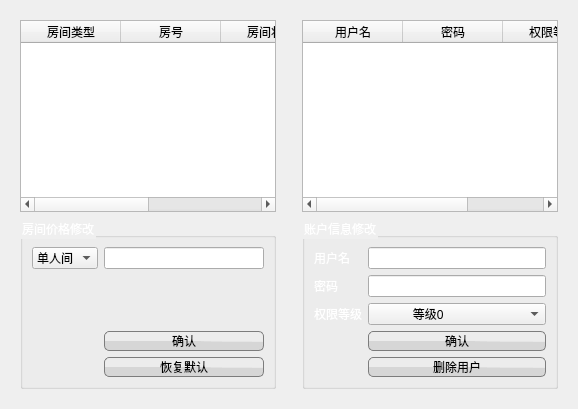
            <widget class="QWidget" name="Set">
             <property name="maximumSize">
              <size>
               <width>1002</width>
               <height>16777215</height>
              </size>
             </property>
             <property name="styleSheet">
              <string notr="true">#Set{background:url(:/res/background2.png);}</string>
             </property>
             <attribute name="title">
              <string>设置</string>
             </attribute>
             <layout class="QGridLayout" name="gridLayout_14">
              <item row="0" column="0">
               <widget class="QWidget" name="widget_8" native="true">
                <layout class="QGridLayout" name="gridLayout_12">
                 <item row="3" column="2">
                  <widget class="QGroupBox" name="LogingroupBox">
                   <property name="styleSheet">
                    <string notr="true">#LogingroupBox{
background:url(:/res/background3.png);
color: rgb(255, 255, 255);
}

</string>
                   </property>
                   <property name="title">
                    <string>账户信息修改</string>
                   </property>
                   <layout class="QFormLayout" name="formLayout_2">
                    <property name="fieldGrowthPolicy">
                     <enum>QFormLayout::AllNonFixedFieldsGrow</enum>
                    </property>
                    <item row="0" column="0">
                     <widget class="QLabel" name="label_21">
                      <property name="styleSheet">
                       <string notr="true">color: rgb(255, 255, 255);</string>
                      </property>
                      <property name="text">
                       <string>用户名</string>
                      </property>
                     </widget>
                    </item>
                    <item row="0" column="1">
                     <widget class="QLineEdit" name="NamelineEdit"/>
                    </item>
                    <item row="1" column="0">
                     <widget class="QLabel" name="label_22">
                      <property name="styleSheet">
                       <string notr="true">color: rgb(255, 255, 255);</string>
                      </property>
                      <property name="text">
                       <string>密码</string>
                      </property>
                     </widget>
                    </item>
                    <item row="2" column="0">
                     <widget class="QLabel" name="label_23">
                      <property name="styleSheet">
                       <string notr="true">color: rgb(255, 255, 255);</string>
                      </property>
                      <property name="text">
                       <string>权限等级</string>
                      </property>
                     </widget>
                    </item>
                    <item row="3" column="1">
                     <widget class="QPushButton" name="UsersButton">
                      <property name="sizePolicy">
                       <sizepolicy hsizetype="Minimum" vsizetype="Fixed">
                        <horstretch>0</horstretch>
                        <verstretch>1</verstretch>
                       </sizepolicy>
                      </property>
                      <property name="styleSheet">
                       <string notr="true">QPushButton#UsersButton{
background-color: qconicalgradient(cx:0.5, cy:0.522909, angle:179.9, stop:0.494318 rgba(214, 214, 214, 255), stop:0.5 rgba(236, 236, 236, 255));
border: 1px solid rgb(124, 124, 124);
border-radius:5px;
}
QPushButton#UsersButton:hover{
  background-color: qconicalgradient(cx:0.5, cy:0.522909, angle:179.9, stop:0.494318 rgba(181, 225, 250, 255), stop:0.5 rgba(222, 242, 251, 255));
  border-radius:5px;
  border: 1px solid #3C80B1;  
}
QPushButton#UsersButton:pressed{
  background-color: qconicalgradient(cx:0.5, cy:0.522909, angle:179.9, stop:0.494318 rgba(134, 198, 233, 255), stop:0.5 rgba(206, 234, 248, 255));
  border-radius:5px;
  border: 1px solid #5F92B2;  
}</string>
                      </property>
                      <property name="text">
                       <string>确认</string>
                      </property>
                     </widget>
                    </item>
                    <item row="4" column="1">
                     <widget class="QPushButton" name="DeleteUsersButton">
                      <property name="styleSheet">
                       <string notr="true">QPushButton#DeleteUsersButton{
background-color: qconicalgradient(cx:0.5, cy:0.522909, angle:179.9, stop:0.494318 rgba(214, 214, 214, 255), stop:0.5 rgba(236, 236, 236, 255));
border: 1px solid rgb(124, 124, 124);
border-radius:5px;
}
QPushButton#DeleteUsersButton:hover{
  background-color: qconicalgradient(cx:0.5, cy:0.522909, angle:179.9, stop:0.494318 rgba(181, 225, 250, 255), stop:0.5 rgba(222, 242, 251, 255));
  border-radius:5px;
  border: 1px solid #3C80B1;  
}
QPushButton#DeleteUsersButton:pressed{
  background-color: qconicalgradient(cx:0.5, cy:0.522909, angle:179.9, stop:0.494318 rgba(134, 198, 233, 255), stop:0.5 rgba(206, 234, 248, 255));
  border-radius:5px;
  border: 1px solid #5F92B2;  
}</string>
                      </property>
                      <property name="text">
                       <string>删除用户</string>
                      </property>
                     </widget>
                    </item>
                    <item row="1" column="1">
                     <widget class="QLineEdit" name="PassWordlineEdit"/>
                    </item>
                    <item row="2" column="1">
                     <widget class="QComboBox" name="LevelcomboBox">
                      <property name="font">
                       <font>
                        <family>Arial</family>
                       </font>
                      </property>
                      <property name="cursor">
                       <cursorShape>ArrowCursor</cursorShape>
                      </property>
                      <property name="contextMenuPolicy">
                       <enum>Qt::ActionsContextMenu</enum>
                      </property>
                      <property name="layoutDirection">
                       <enum>Qt::LeftToRight</enum>
                      </property>
                      <property name="autoFillBackground">
                       <bool>false</bool>
                      </property>
                      <property name="sizeAdjustPolicy">
                       <enum>QComboBox::AdjustToContentsOnFirstShow</enum>
                      </property>
                      <item>
                       <property name="text">
                        <string>            等级0</string>
                       </property>
                      </item>
                      <item>
                       <property name="text">
                        <string>            等级1</string>
                       </property>
                      </item>
                      <item>
                       <property name="text">
                        <string>            等级2</string>
                       </property>
                      </item>
                     </widget>
                    </item>
                   </layout>
                  </widget>
                 </item>
                 <item row="3" column="0">
                  <widget class="QGroupBox" name="RoomgroupBox">
                   <property name="styleSheet">
                    <string notr="true">#RoomgroupBox{
background:url(:/res/background3.png);
color: rgb(255, 255, 255);
}

</string>
                   </property>
                   <property name="title">
                    <string>房间价格修改</string>
                   </property>
                   <layout class="QFormLayout" name="formLayout">
                    <item row="0" column="0">
                     <widget class="QComboBox" name="RoomcomboBox">
                      <item>
                       <property name="text">
                        <string>单人间</string>
                       </property>
                      </item>
                      <item>
                       <property name="text">
                        <string>双人间</string>
                       </property>
                      </item>
                      <item>
                       <property name="text">
                        <string>三人间</string>
                       </property>
                      </item>
                      <item>
                       <property name="text">
                        <string>豪华房</string>
                       </property>
                      </item>
                     </widget>
                    </item>
                    <item row="0" column="1">
                     <widget class="QLineEdit" name="PricelineEdit"/>
                    </item>
                    <item row="1" column="0">
                     <spacer name="horizontalSpacer_24">
                      <property name="orientation">
                       <enum>Qt::Horizontal</enum>
                      </property>
                      <property name="sizeHint" stdset="0">
                       <size>
                        <width>40</width>
                        <height>20</height>
                       </size>
                      </property>
                     </spacer>
                    </item>
                    <item row="1" column="1">
                     <spacer name="horizontalSpacer_25">
                      <property name="orientation">
                       <enum>Qt::Horizontal</enum>
                      </property>
                      <property name="sizeHint" stdset="0">
                       <size>
                        <width>40</width>
                        <height>20</height>
                       </size>
                      </property>
                     </spacer>
                    </item>
                    <item row="2" column="1">
                     <widget class="QPushButton" name="RoomButton">
                      <property name="sizePolicy">
                       <sizepolicy hsizetype="Expanding" vsizetype="Fixed">
                        <horstretch>0</horstretch>
                        <verstretch>0</verstretch>
                       </sizepolicy>
                      </property>
                      <property name="minimumSize">
                       <size>
                        <width>0</width>
                        <height>0</height>
                       </size>
                      </property>
                      <property name="sizeIncrement">
                       <size>
                        <width>0</width>
                        <height>0</height>
                       </size>
                      </property>
                      <property name="baseSize">
                       <size>
                        <width>0</width>
                        <height>0</height>
                       </size>
                      </property>
                      <property name="styleSheet">
                       <string notr="true">QPushButton#RoomButton{
background-color: qconicalgradient(cx:0.5, cy:0.522909, angle:179.9, stop:0.494318 rgba(214, 214, 214, 255), stop:0.5 rgba(236, 236, 236, 255));
border: 1px solid rgb(124, 124, 124);
border-radius:5px;
}
QPushButton#RoomButton:hover{
  background-color: qconicalgradient(cx:0.5, cy:0.522909, angle:179.9, stop:0.494318 rgba(181, 225, 250, 255), stop:0.5 rgba(222, 242, 251, 255));
  border-radius:5px;
  border: 1px solid #3C80B1;  
}
QPushButton#RoomButton:pressed{
  background-color: qconicalgradient(cx:0.5, cy:0.522909, angle:179.9, stop:0.494318 rgba(134, 198, 233, 255), stop:0.5 rgba(206, 234, 248, 255));
  border-radius:5px;
  border: 1px solid #5F92B2;  
}</string>
                      </property>
                      <property name="text">
                       <string>确认</string>
                      </property>
                     </widget>
                    </item>
                    <item row="3" column="1">
                     <widget class="QPushButton" name="RoombackButton">
                      <property name="sizePolicy">
                       <sizepolicy hsizetype="Minimum" vsizetype="Fixed">
                        <horstretch>0</horstretch>
                        <verstretch>1</verstretch>
                       </sizepolicy>
                      </property>
                      <property name="styleSheet">
                       <string notr="true">QPushButton#RoombackButton{
background-color: qconicalgradient(cx:0.5, cy:0.522909, angle:179.9, stop:0.494318 rgba(214, 214, 214, 255), stop:0.5 rgba(236, 236, 236, 255));
border: 1px solid rgb(124, 124, 124);
border-radius:5px;
}
QPushButton#RoombackButton:hover{
  background-color: qconicalgradient(cx:0.5, cy:0.522909, angle:179.9, stop:0.494318 rgba(181, 225, 250, 255), stop:0.5 rgba(222, 242, 251, 255));
  border-radius:5px;
  border: 1px solid #3C80B1;  
}
QPushButton#RoombackButton:pressed{
  background-color: qconicalgradient(cx:0.5, cy:0.522909, angle:179.9, stop:0.494318 rgba(134, 198, 233, 255), stop:0.5 rgba(206, 234, 248, 255));
  border-radius:5px;
  border: 1px solid #5F92B2;  
}</string>
                      </property>
                      <property name="text">
                       <string>恢复默认</string>
                      </property>
                     </widget>
                    </item>
                   </layout>
                  </widget>
                 </item>
                 <item row="1" column="0">
                  <widget class="QTableWidget" name="roomInfoTableWidget_2">
                   <property name="styleSheet">
                    <string notr="true">background-image:url(:/res/white.png);</string>
                   </property>
                   <property name="editTriggers">
                    <set>QAbstractItemView::NoEditTriggers</set>
                   </property>
                   <column>
                    <property name="text">
                     <string>房间类型</string>
                    </property>
                   </column>
                   <column>
                    <property name="text">
                     <string>房号</string>
                    </property>
                   </column>
                   <column>
                    <property name="text">
                     <string>房间状态</string>
                    </property>
                   </column>
                   <column>
                    <property name="text">
                     <string>价格</string>
                    </property>
                   </column>
                  </widget>
                 </item>
                 <item row="1" column="1">
                  <spacer name="verticalSpacer_7">
                   <property name="orientation">
                    <enum>Qt::Vertical</enum>
                   </property>
                   <property name="sizeHint" stdset="0">
                    <size>
                     <width>20</width>
                     <height>40</height>
                    </size>
                   </property>
                  </spacer>
                 </item>
                 <item row="1" column="2">
                  <widget class="QTableWidget" name="UsersInfoTableWidget">
                   <property name="editTriggers">
                    <set>QAbstractItemView::NoEditTriggers</set>
                   </property>
                   <column>
                    <property name="text">
                     <string>用户名</string>
                    </property>
                   </column>
                   <column>
                    <property name="text">
                     <string>密码</string>
                    </property>
                   </column>
                   <column>
                    <property name="text">
                     <string>权限等级</string>
                    </property>
                   </column>
                  </widget>
                 </item>
                </layout>
               </widget>
              </item>
             </layout>
            </widget>
